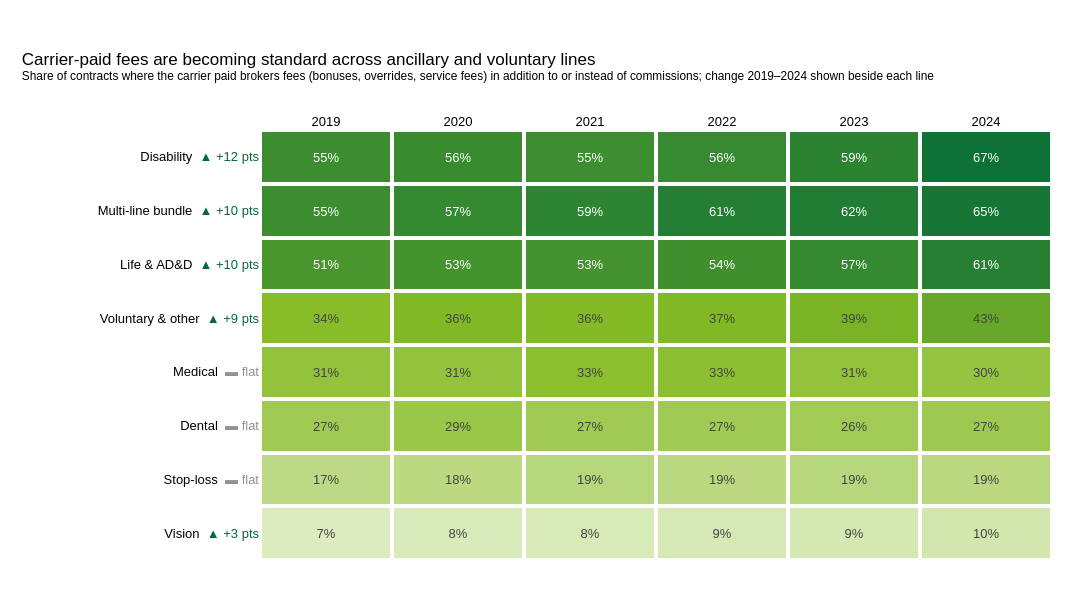

Source (notebook cell):
### Markdown cell above
## 3. Is broker pay shifting from commissions toward carrier-paid fees?

### Code cell
fee_mix = (
    contracts[contracts["line"] != "Unclassified"]
    .assign(has_fee=lambda d: d["fees"] > 0)
    .pivot_table(index="line", columns="FORM_YEAR", values="has_fee", aggfunc="mean")
    .mul(100)
)
fee_mix["delta"] = fee_mix[LAST] - fee_mix[FIRST]
fee_mix = fee_mix.sort_values(LAST)


def change_tag(d):
    d = round(d)
    if d >= 2:
        return f"<span style='color:{PALETTE[2]}'>▲ +{d} pts</span>"
    if d <= -2:
        return f"<span style='color:{RED}'>▼ {d} pts</span>"
    return f"<span style='color:{GREY}'>▬ flat</span>"


row_labels = [
    f"{line}  {change_tag(d)}" for line, d in zip(fee_mix.index, fee_mix["delta"])
]
z = fee_mix[YEARS].values

fig = go.Figure(
    go.Heatmap(
        z=z,
        x=[str(y) for y in YEARS],
        y=row_labels,
        colorscale=GREEN_SCALE,
        zmin=0,
        zmax=np.ceil(z.max() / 10) * 10,
        xgap=4,
        ygap=4,
        text=[[f"{v:.0f}%" for v in row] for row in z],
        texttemplate="%{text}",
        textfont=dict(size=13),
        showscale=False,
        hovertemplate="%{y}<br>%{x}: %{z:.1f}% of contracts<extra></extra>",
    )
)
base_theme(
    fig,
    "Carrier-paid fees are becoming standard across ancillary and voluntary lines",
    "Share of contracts where the carrier paid brokers fees (bonuses, overrides, service fees) in addition to or instead of commissions; "
    f"change {FIRST}–{LAST} shown beside each line",
    height=600,
)
fig.update_layout(
    width=FIG_WIDTH,
    xaxis=dict(side="top", showgrid=False, tickfont=dict(size=13)),
    yaxis=dict(showgrid=False, tickfont=dict(size=13)),
    margin=dict(l=260, r=40, t=130, b=40),
)
save_figure(fig, "03-fee-adoption-heatmap", ANALYSIS_PATH)
fig.show()

### Figure 1 — Plotly figure (JSON) as saved in the notebook; plotly's stock layout.template omitted (floating-point values rounded to 4 significant figures)
{"data": [{"colorscale": [[0, "#F2F8E6"], [0.5, "#86BC25"], [1, "#046A38"]], "hovertemplate": "%{y}<br>%{x}: %{z:.1f}% of contracts<extra></extra>", "showscale": false, "text": [["7%", "8%", "8%", "9%", "9%", "10%"], ["17%", "18%", "19%", "19%", "19%", "19%"], ["27%", "29%", "27%", "27%", "26%", "27%"], ["31%", "31%", "33%", "33%", "31%", "30%"], ["34%", "36%", "36%", "37%", "39%", "43%"], ["51%", "53%", "53%", "54%", "57%", "61%"], ["55%", "57%", "59%", "61%", "62%", "65%"], ["55%", "56%", "55%", "56%", "59%", "67%"]], "textfont": {"size": 13}, "texttemplate": "%{text}", "type": "heatmap", "x": ["2019", "2020", "2021", "2022", "2023", "2024"], "xgap": 4, "y": ["Vision  <span style='color:#046A38'>▲ +3 pts</span>", "Stop-loss  <span style='color:#929292'>▬ flat</span>", "Dental  <span style='color:#929292'>▬ flat</span>", "Medical  <span style='color:#929292'>▬ flat</span>", "Voluntary & other  <span style='color:#046A38'>▲ +9 pts</span>", "Life & AD&D  <span style='color:#046A38'>▲ +10 pts</span>", "Multi-line bundle  <span style='color:#046A38'>▲ +10 pts</span>", "Disability  <span style='color:#046A38'>▲ +12 pts</span>"], "ygap": 4, "z": [[7.099, 7.725, 8.303, 8.941, 9.451, 10.33], [17.45, 18.3, 19.21, 18.58, 19.02, 18.52], [26.69, 28.87, 26.72, 26.58, 26.1, 27.2], [30.83, 30.92, 33.36, 32.87, 31.2, 30.09], [34.29, 36.22, 35.69, 36.73, 38.57, 43.44], [51.12, 52.57, 53.07, 54.06, 56.83, 60.87], [55.09, 56.94, 58.86, 61.47, 62.04, 64.84], [55.09, 55.82, 54.8, 56.4, 59.46, 67.21]], "zmax": 70.0, "zmin": 0}], "layout": {"colorway": ["#86BC25", "#43B02A", "#046A38"], "font": {"color": "#000000", "family": "Arial, sans-serif"}, "height": 600, "hoverlabel": {"bgcolor": "white", "font": {"color": "#000000"}}, "legend": {"font": {"color": "#000000"}, "orientation": "h", "x": 1, "xanchor": "right", "y": 1.01, "yanchor": "bottom"}, "margin": {"b": 40, "l": 260, "r": 40, "t": 130}, "paper_bgcolor": "white", "plot_bgcolor": "white", "title": {"font": {"color": "#000000", "family": "Arial, sans-serif"}, "text": "Carrier-paid fees are becoming standard across ancillary and voluntary lines<br><sup>Share of contracts where the carrier paid brokers fees (bonuses, overrides, service fees) in addition to or instead of commissions; change 2019–2024 shown beside each line</sup>", "x": 0.02, "xanchor": "left"}, "width": 1100, "xaxis": {"showgrid": false, "side": "top", "tickfont": {"color": "#000000", "size": 13}, "title": {"font": {"color": "#000000"}}}, "yaxis": {"showgrid": false, "tickfont": {"color": "#000000", "size": 13}, "title": {"font": {"color": "#000000"}}}}}
